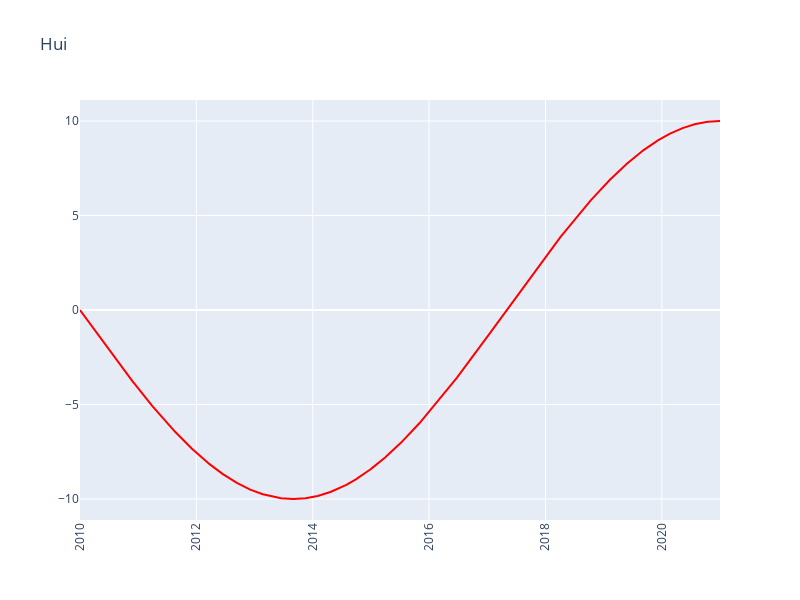

Source (notebook cell):
### Code cell
title = 'Stock prices history'
trace1 = go.Line(
    x=df['date'],
    y=df['price'],
    name='Line',
    marker=dict(
        color='red'
    )
)
trace2 = go.Scatter(
    x=df['date'],
    y=df['price'],
    name='Scatter',
    yaxis='y2',
    marker=dict(
        color='blue'
    )
    
)

fig = make_subplots()
fig.add_trace(trace1)
#fig.add_trace(trace2)
fig['layout'].update(height = 600, width = 800, title = 'Hui',xaxis=dict(
      tickangle=-90
))
fig.show()

### Figure 1 — Plotly figure (JSON) as saved in the notebook; plotly's stock layout.template omitted (floating-point values rounded to 4 significant figures; data arrays with more than 128 entries replaced by an {"elided": "..."} marker saying what was removed)
{"data": [{"marker": {"color": "red"}, "name": "Line", "type": "scatter", "x": {"elided": "4018 str values"}, "y": {"elided": "4018 float values"}}], "layout": {"height": 600, "title": {"text": "Hui"}, "width": 800, "xaxis": {"anchor": "y", "autorange": true, "domain": [0, 1], "range": ["2010-01-01", "2020-12-31"], "tickangle": -90, "type": "date"}, "yaxis": {"anchor": "x", "autorange": true, "domain": [0, 1], "range": [-11.11, 11.11], "type": "linear"}}}
